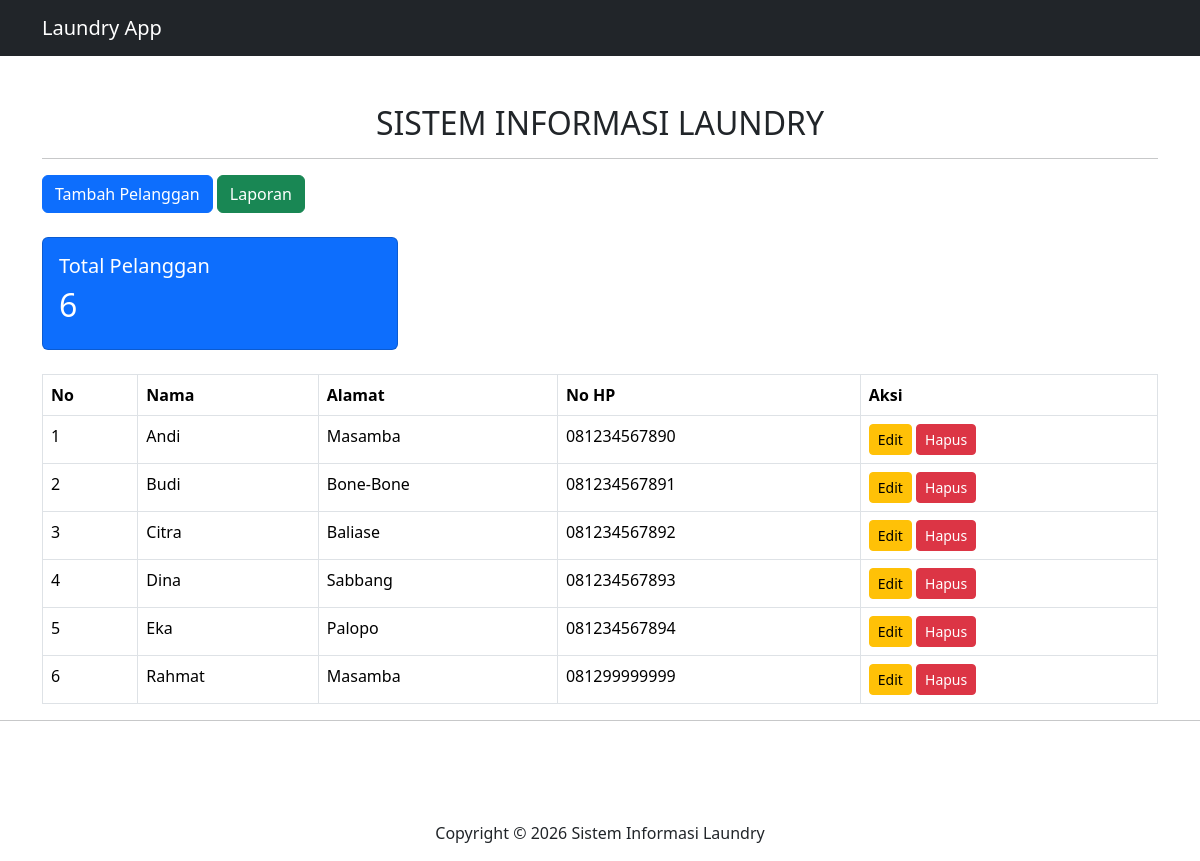
The page / on the database its author committed.
### tables this page shows
CREATE TABLE `pelanggan` (
  `id_pelanggan` int(11) NOT NULL,
  `nama_pelanggan` varchar(100) NOT NULL,
  `alamat` text DEFAULT NULL,
  `no_hp` varchar(15) DEFAULT NULL
);

### index.php (the view, shortened to what this page needs)
<?php
include 'koneksi.php';
?>
<!DOCTYPE html>
<html>
<head>
<link href="https://cdn.jsdelivr.net/npm/bootstrap@5.3.3/dist/css/bootstrap.min.css" rel="stylesheet">
</head>
<body>
<nav class="navbar navbar-expand-lg navbar-dark bg-dark">
<div class="container">
<a class="navbar-brand" href="index.php">
Laundry App
</a>
</nav>
    <div class="container mt-5">
<h2 class="text-center">
SISTEM INFORMASI LAUNDRY
</h2>
<hr>
<a href="tambah.php" class="btn btn-primary">
Tambah Pelanggan
</a>
<a href="laporan.php" class="btn btn-success">
Laporan
</a>
<br><br>
<?php
$jumlah=mysqli_fetch_assoc(mysqli_query($conn,
"SELECT COUNT(*) AS total FROM pelanggan"));
?>
<div class="row mb-4">
<div class="col-md-4">
<div class="card text-bg-primary">
<div class="card-body">
<h5>Total Pelanggan</h5>
<h2><?= $jumlah['total']; ?></h2>
</div>
</div>
</div>
</div>
<table class="table table-bordered">
<tr>
<th>No</th>
<th>Nama</th>
<th>Alamat</th>
<th>No HP</th>
<th>Aksi</th>
</tr>
<?php
$no=1;
$data=mysqli_query($conn,"SELECT * FROM pelanggan");
while($d=mysqli_fetch_array($data)){
?>
<tr>
<td><?= $no++; ?></td>
<td><?= $d['nama_pelanggan']; ?></td>
<td><?= $d['alamat']; ?></td>
<td><?= $d['no_hp']; ?></td>
<td>
<a href="edit.php?id=<?= $d['id_pelanggan']; ?>" class="btn btn-warning btn-sm">
Edit
</a>
<a href="hapus.php?id=<?= $d['id_pelanggan']; ?>"
onclick="return confirm('Yakin ingin menghapus data?')"
class="btn btn-danger btn-sm">
Hapus
</a>
</td>
</tr>
<?php } ?>
</table>
</div>
<hr>
<center>
<p style="margin-top:100px;">
Copyright © 2026 Sistem Informasi Laundry
</p>
</center>
</body>
</html>

### rows shown on the page
pelanggan: nama_pelanggan "Andi", alamat "Masamba", no_hp "081234567890"
pelanggan: nama_pelanggan "Budi", alamat "Bone-Bone", no_hp "081234567891"
pelanggan: nama_pelanggan "Citra", alamat "Baliase", no_hp "081234567892"
pelanggan: nama_pelanggan "Dina", alamat "Sabbang", no_hp "081234567893"
pelanggan: nama_pelanggan "Eka", alamat "Palopo", no_hp "081234567894"
pelanggan: nama_pelanggan "Rahmat", alamat "Masamba", no_hp "081299999999"

### other values the page prints
$jumlah['total'] "6"
